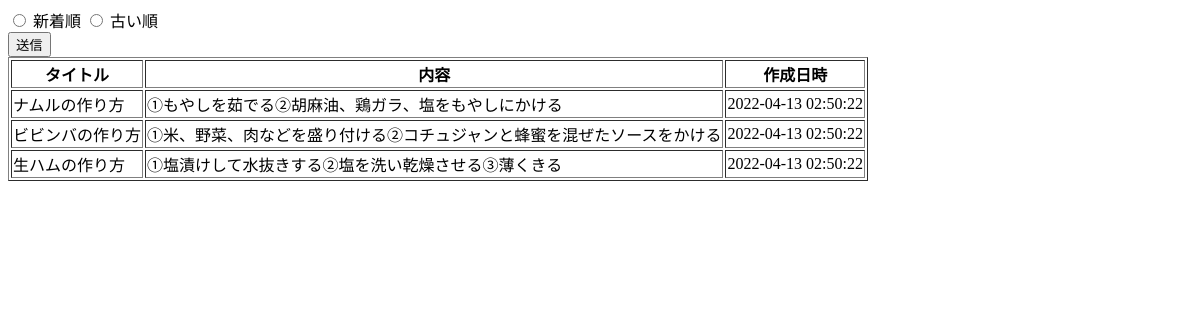
Before: /src/public/index.php with the older database file.
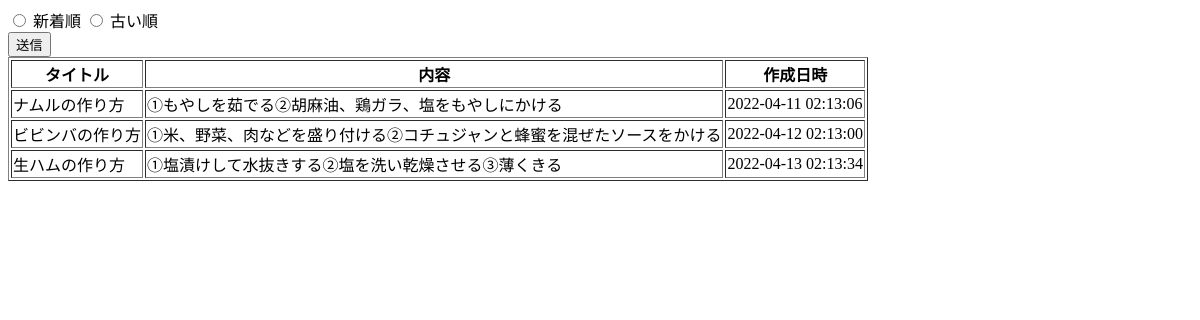
After: the same page with the newer database file.
### tables this page shows
CREATE TABLE `pages`
(
    `id`         int(11) NOT NULL AUTO_INCREMENT PRIMARY KEY COMMENT '管理番号',
    `name`       varchar(255) NOT NULL COMMENT 'メモ名',
    `contents`   text NOT NULL COMMENT 'メモ内容',
    `created_at` timestamp NOT NULL DEFAULT CURRENT_TIMESTAMP COMMENT '作成日時',
    `updated_at` timestamp NOT NULL DEFAULT CURRENT_TIMESTAMP ON UPDATE CURRENT_TIMESTAMP COMMENT '更新日時'
);

### src/public/index.php (the view, shortened to what this page needs)
<?php
$dbUserName = 'root';
$dbPassword = 'password';
$pdo = new PDO(
    'mysql:host=mysql; dbname=tq_filter; charset=utf8',
    $dbUserName,
    $dbPassword
);
$sql = 'SELECT * FROM pages';
$statement = $pdo->prepare($sql);
$statement->bindValue(':title', $title, PDO::PARAM_STR);
$statement->bindValue(':content', $content, PDO::PARAM_STR);
$statement->execute();
$pages = $statement->fetchAll(PDO::FETCH_ASSOC);
?>
<!DOCTYPE html>
<html lang="ja">
<head>
</head>
<body>
  <div>
    <div>
      <form action="index.php" method="get">
        <div>
          <label>
            <input type="radio" name="order" value="desc" class="">
            <span>新着順</span>
          </label>
          <label>
            <input type="radio" name="order" value="asc" class="">
            <span>古い順</span>
          </label>
        </div>
        <button type="submit">送信</button>
      </form>
    </div>
    <div>
      <table border="1">
        <tr>
          <th>タイトル</th>
          <th>内容</th>
          <th>作成日時</th>
        </tr>
        <?php foreach ($pages as $page): ?>
          <tr>
            <td><?php echo $page['name']; ?></td>
            <td><?php echo $page['contents']; ?></td>
            <td><?php echo $page['created_at']; ?></td>
          </tr>
        <?php endforeach; ?>
      </table>
    </div>
  </div>
</body>
</html>

Changed rows visible on the page:
changed pages "ナムルの作り方": created_at "2022-04-13 02:50:22" → "2022-04-11 02:13:06"
changed pages "ビビンバの作り方": created_at "2022-04-13 02:50:22" → "2022-04-12 02:13:00"
changed pages "生ハムの作り方": created_at "2022-04-13 02:50:22" → "2022-04-13 02:13:34"
